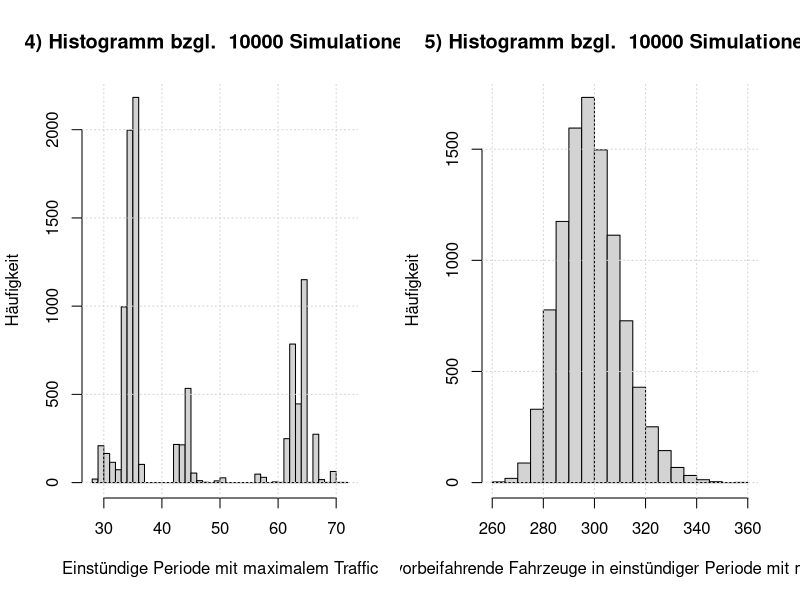

This figure's R source:
## ---- chunk 1
# Load libraries
## ---- chunk 2
# Read data
P <- as.matrix(read.csv("data/lungcancer.csv"))
numStates <- dim(P)[1]

# Sanity check
apply(P, 1, sum)
## ---- chunk 3
# Method 1
fnMCMeanSteps1 <- function(x, mu, P, tailProb = 0.01){
  # This function computes the mean number of steps needed to reach state x for
  # a Markov chain defined with initial distribution mu and transition matrix P.
  # 
  # Args:
  #   x:        Target state
  #   mu:       Initial distribution
  #   P:        Transition matrix
  #   tailProb: Tail probability to control approximation
  #   
  # Returns:
  #   Expected number of steps to reach state x for the first time
  
  # Step 0
  cumProbs <- mu[x]
  mean <- mu[x] * 0  # symbolic initialization
  
  # Step 1
  tempProb <- sum(mu[-x] * P[-x, x])
  cumProbs <- cumProbs + tempProb
  mean <- mean + tempProb * 1
  
  # Further steps
  PTilde <- diag(length(mu) - 1)  # initialize PTilde
  k <- 2
  
  while (1-cumProbs >= tailProb) {
    PTilde <- PTilde %*% P[-x, -x]  # Update PTilde
    tempProb <- mu[-x] %*% PTilde %*% P[-x, x]  # Get prob. of hitting time k
    cumProbs <- cumProbs + tempProb  # cumulate probability mass
    mean <- mean + tempProb * k  # update mean
    k <- k+1
  }
  
  # Return mean
  return(as.double(mean))
}
## ---- chunk 4
# Define initial distribution (always begin in state 23 (Lung))
mu <- rep(0, numStates)
mu[23] <- 1

# Expected steps to reach certain position
meanStepsBladder <- fnMCMeanSteps1(5, mu, P, tailProb = 10^-5)
meanStepsBrain <- fnMCMeanSteps1(7, mu, P, tailProb = 10^-5)
meanStepsHeart <- fnMCMeanSteps1(17, mu, P, tailProb = 10^-5)
## ---- chunk 5
N <- as.matrix(read.csv("data/traffic.csv", header = TRUE))

# Get vector of 96 data points
Nt <- as.vector(t(N[,2:5]))

# Calculate lambda tilde and lambda as function of t
lambdaTildeT <- Nt
lambdaT <- 1.2 * lambdaTildeT
## ---- chunk 6
fnSimulatePoisson <- function(lambda, n) {
  # This function simulates poisson values based on vector of parameters lambda
  # 
  # Args:
  #   lambda:   Vector of parameters for poisson distribution
  #   n:        Number of simulations
  #   
  # Returns:
  #   Simulated vectors as matrix, where every row is a simulation of one day
  #   therefore the matrix as n rows.
  
  # Get random poisson distributed values for n days
  vSimulated <- rpois(length(lambda)*n, lambda)
  
  # Split data into matrix of form: mSplitted[day, quarter-hour]
  # where day goes from 1 to n and quater-hour from 1 to 96
  mSplitted <- t(matrix(vSimulated, nrow=length(lambda), ncol=n))
  
  return(mSplitted)
}

# Define number of simulations
nSimulations = 10000

# Run poisson simulation, based on parameter values from traffic.csv
mSimulation <- fnSimulatePoisson(lambdaT, nSimulations)
## ---- chunk 7
## Task 1
meanCarsPerDay <- mean(rowSums(mSimulation))

## Task 2
thousandsCar <- NULL
for(i in 1:nSimulations) {
  # Calculate cumulative sums per day (per simulation)
  cumsumDay <- cumsum(mSimulation[i,])
  
  # It's not clear if floor should ne applies only for mean, or also here
  # However, in the end the results seems to be the same
  thousandsCar[i] <- floor(max(which(cumsumDay <= 1000))/4)
}

meanThousandsCar <- floor(mean(thousandsCar))

## Task 3
# Time between 1:30 and 1:45 is at position 7
meanCarsAtNightQuarter <- mean(as.vector(mSimulation[,7]))
# The result is 0, which we can easily explain as lambda is 0 in this timeslot
# More input data, to have a more precise model, would possibly change this

## Task 4/5
maxTrafficPeriodIndices <- NULL
maxTrafficPeriodValues <- NULL
for(i in 1:nSimulations) {
  # Calculate cumulative sums per day (per simulation)
  cumsumDay <- cumsum(mSimulation[i,])
  
  # Initialize new vector
  sumHourlyPeriod <- NULL
  
  # Run from 0.0 to 23.0
  for(j in 1:(length(cumsumDay)-4)) {
    sumHourlyPeriod[j] <- cumsumDay[j+4] - cumsumDay[j]
  }
  
  # Get maximum position and store in vector
  maxTrafficPeriodIndices[i] <- which.max(sumHourlyPeriod)
  maxTrafficPeriodValues[i] <- max(sumHourlyPeriod)
}

par(mfrow = c(1,2))

hist(maxTrafficPeriodIndices,
     breaks = max(maxTrafficPeriodIndices)-min(maxTrafficPeriodIndices),
     main = paste("4) Histogramm bzgl. ", nSimulations, "Simulationen"),
     xlab = "Einstündige Periode mit maximalem Traffic", ylab = "Häufigkeit")
grid()
# where eg. 30 is the time period between 07:15 - 08:15,
# 31 is 07:30 - 08:30, and so on

hist(maxTrafficPeriodValues,
     main = paste("5) Histogramm bzgl. ", nSimulations, "Simulationen"),
     xlab = paste("Anzahl der vorbeifahrende Fahrzeuge in einstündiger Periode",
                  "mit maximalem Traffic"),
     ylab = "Häufigkeit")
grid()
